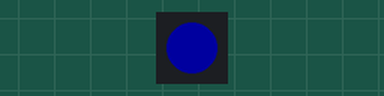
Simulated run of this program. Board: ESP32 board running MicroPython. Shown: 1 RGB LEDs in strip order, left to right. Dim RGB values are drawn brighter than linear.

Above: at 0.2 s.
At 1.7 s:
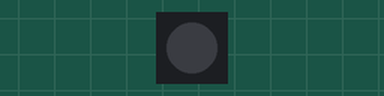
Timing chart, 0 to 3.0 s (numbered marks = the images above):
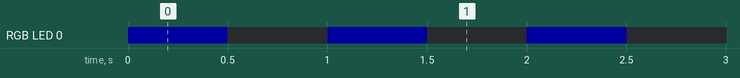

The program:

ws2812_blink.py
```python
# (licence header left out)
from machine import Pin
from neopixel import NeoPixel
from utime import sleep_ms
import sys
try:
    from hw_esp32s3_mini_pro import *
except:
    print("Please make sure hw_esp32s3_mini_pro.py has been uploaded to /lib")
    sys.exit()

ON         = 1
OFF        = 0

led_pwr = Pin(NEOPIXEL_PWR,Pin.OUT)

# power the neopixel
led_pwr.on()

led = NeoPixel(Pin(NEOPIXEL),NO_OF_NEOPIXELS)

def switchLED(onOff):
    if onOff:
        led[0] = (0,0,INTENSITY)
    else:
        led[0]  = (0,0,0)
    led.write()

def led_on():
    switchLED(ON)

def led_off():
    switchLED(OFF)

try:
    while True:
        led_on()
        sleep_ms(500)
        led_off()
        sleep_ms(500)
except KeyboardInterrupt:
    led_off()
    led_pwr.off()
```

hw_esp32s3_mini_pro.py
```python
# (licence header left out)
from micropython import const

# neopixel
NEOPIXEL          = const(8)
NEOPIXEL_PWR      = const(7)
NO_OF_NEOPIXELS   = const(1)
INTENSITY         = const(0x1f)
GRB               = True

# infrared LED
IR                = const(9)

# user switches
USER_SWITCH_0     = const(0)
USER_SWITCH_47    = const(47)
USER_SWITCH_48    = const(48)

# I2C
SCL               = const(11)
SDA               = const(12)

# SPI
SPI_MOSI          = const(38)
SPI_MISO          = const(39)
SPI_CLK           = const(40)

# TFT
TFT_BL            = const(33)
TFT_DC            = const(36)
TFT_CS            = const(35)
TFT_RST           = const(34)

# microphone
MIC_WS            = const(26)
MIC_SCK           = const(22)
MIC_SD            = const(21)

MATRIX            = const(16)
NO_OF_MATRIX_LEDS = const(64)
```

Measured:
- by itself, RGB LED 0: alternates RGB(0, 0, 31) for 0.50 s and off for 0.50 s
